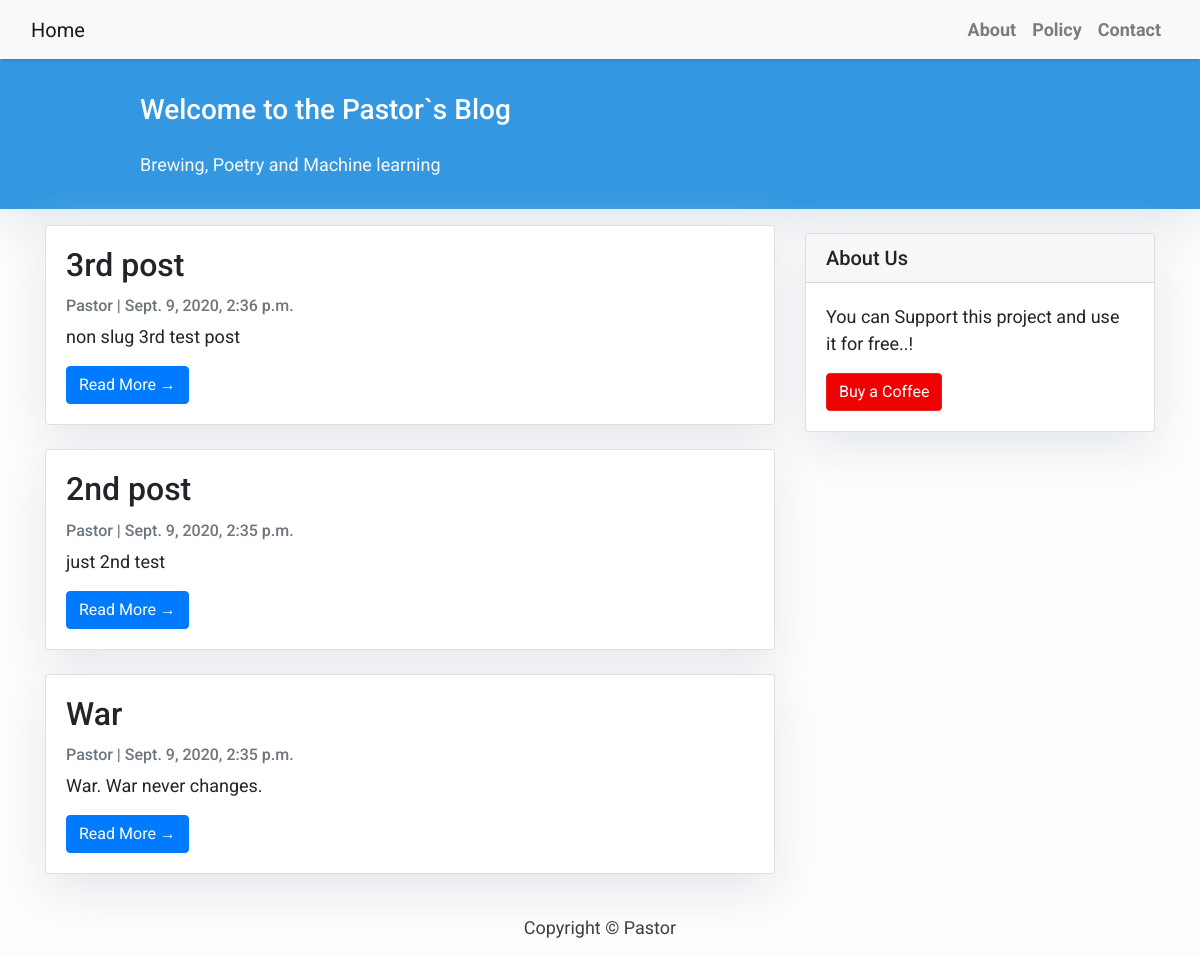
The app's page /, older data.
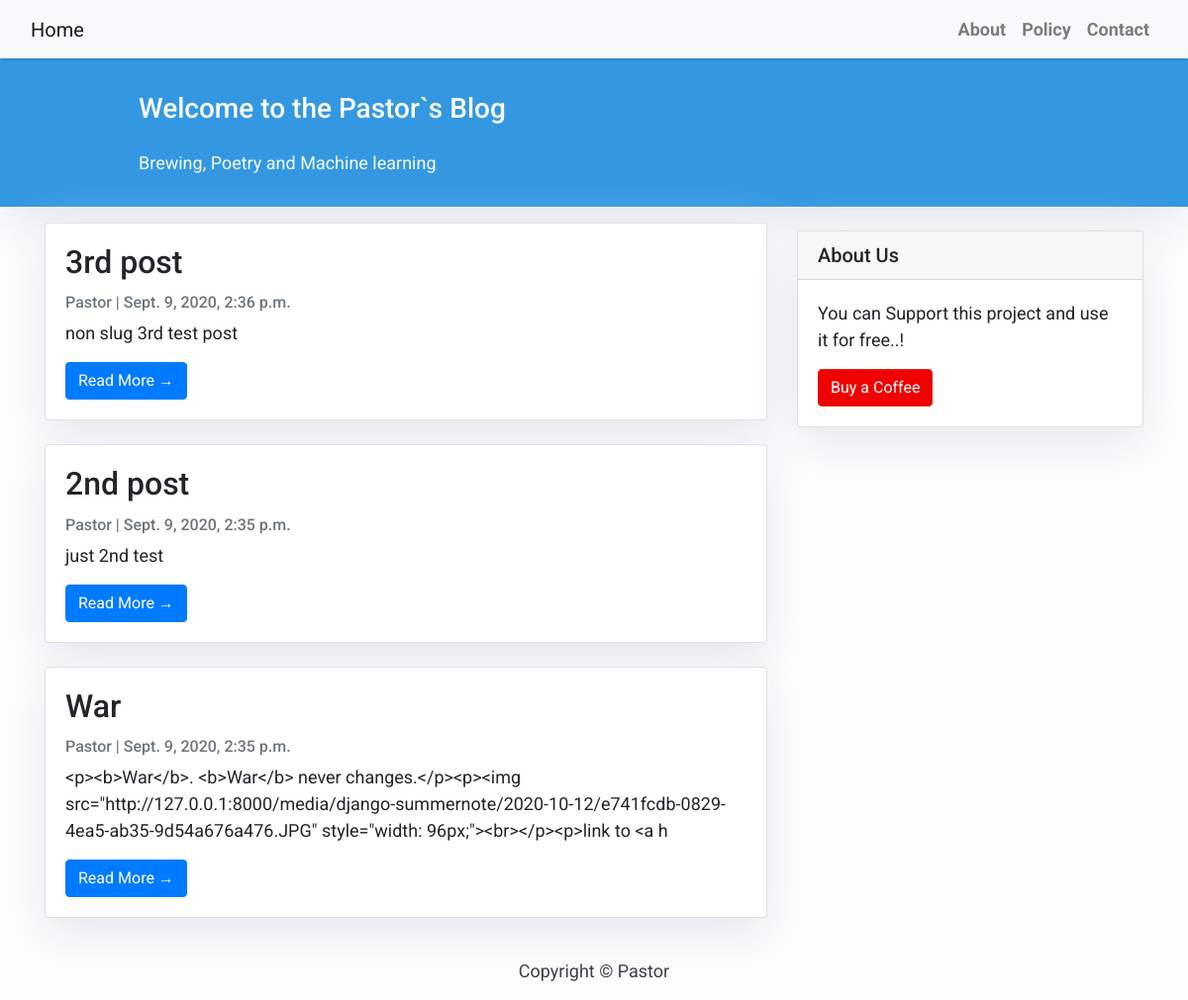
The same page, newer data.
### blog/models.py (models this page shows, shortened)
class Post(models.Model):
    title = models.CharField(max_length=200, unique=True)
    slug = models.SlugField(max_length=200, unique=True)
    author = models.ForeignKey(User, on_delete= models.CASCADE,related_name='blog_posts')
    updated_on = models.DateTimeField(auto_now= True)
    content = models.TextField()
    created_on = models.DateTimeField(auto_now_add=True)
    status = models.IntegerField(choices=STATUS, default=0)
    class Meta:
        ordering = ['-created_on']

### blog/views.py (the view)
# urls.py: path('', views.PostList.as_view(), name='home'),
class PostList(generic.ListView):
    queryset = Post.objects.filter(status=1).order_by('-created_on')
    template_name = 'index.html'

### blog/templates/index.html (shortened to what this page needs)
{% extends "base.html" %}
{% block content %}
<header class="masthead">
    <div class="container">
        <div class="row">
            <div class=" col-md-8 col-md-10 mx-auto">
                <div class="site-heading">
                    <h3 class=" site-heading my-4 mt-3 text-white"> Welcome to the Pastor`s Blog </h3>
                    <p class="text-light">Brewing, Poetry and Machine learning &nbsp
                    </p>
                </div>
            </div>
        </div>
    </div>
</header>
<div class="container">
    <div class="row">
        <div class="col-md-8 mt-3 left">
            {% for post in post_list %}
            <div class="card mb-4">
                <div class="card-body">
                    <h2 class="card-title">{{ post.title }}</h2>
                    <p class="card-text text-muted h6">{{ post.author }} | {{ post.created_on}} </p>
                    <p class="card-text">{{post.content|slice:":200" }}</p>
                    <a href="{% url 'post_detail' post.slug  %}" class="btn btn-primary">Read More &rarr;</a>
                </div>
            </div>
            {% endfor %}
        </div>
        {% block sidebar %} {% include 'sidebar.html' %} {% endblock sidebar %}
    </div>
</div>
{%endblock%}

Row changes from the older to the newer data that the page shows:
changed Post "War": content "War. War never changes." → "<p><b>War</b>. <b>War</b> never changes.</p><p><img src=\"http://127.0.0.1:8000/media/django-summernote/2020-10-12/e741fcdb-0829-4ea5-ab35-9d54a676a476.JPG\" style=\"width: 96px;\"><br></p><p>link to <a h"
